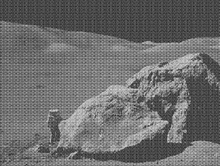
%> input picture ippr lab/notch.tif, 220 x 166 px, shrunk from 630 x 474 before the run
$ octave notch.m   (GNU Octave 9; MATLAB toolbox functions it lacks are replaced by stand-ins)
%> lines starting %> are read from the running program, lines starting %| are printed output that depends on the picture
im=imread('C:\Users\TANAY\Desktop\notch.tif');
%> im is the input picture: size 166x220 uint8; min 31, max 225, mean 108.1
%im=rgb2gray(im);

figure,imshow(im);

[rows,cols]=size(im);
%> rows = 166; cols = 220
for i=1:rows
    for j=1:cols
        im(i,j)=im(i,j)*((-1)^(i+j));
    end
end
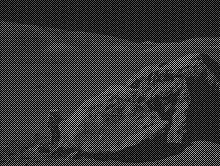
%> im: size 166x220 uint8; min 0, max 225, mean 54.1
im3=fft2(im);
figure,imshow(im3);
%> after `imshow(im3)`:
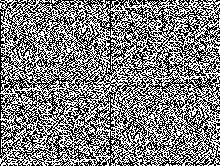
%> displayed picture: size 166x220, on the screen's scale of 0 to 255; min 0, max 255, mean 127.1

c=8;
in=c.*log(1.+im3);
figure,imshow(uint8(in));
%> (this line was passed over: imshow is not available in this run)

for i=1:rows
    for j=1:cols
        new(i,j)=double(im3(i,j));
    end
end

x=real(in(rows/2,cols/2))+imag(in(rows/2,cols/2));
%> x = 95.91
disp(x);
%| 95.910
W=10;
n=2;            %order

for i=1:rows
    for j=1:cols
        if i>rows/2-20 && i<rows/2+20 && j>cols/2-20 && j<cols/2+20
            continue;
        end
        if in(i,j) > x
            for l= i-W/2 : i+W/2
                for m= j-W/2 : j+W/2
                    if l>0 && l<rows && m>0 && m<cols
                        new(l,m)=im3(l,m)*(1/(1+power(im3(l,m)*W/(im3(l,m)*im3(l,m)-x*x),2*n)));
                        %new(l,m)=0;
                    end
                end
            end
        end
    end
end

%> (the run ends here)

$ run again, with ippr lab/distortion.tif copied over ippr lab/notch.tif
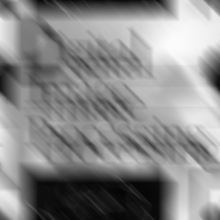
%> input picture ippr lab/distortion.tif, 220 x 220 px, shrunk from 688 x 688 before the run
%> im is the input picture: size 220x220 uint8; min 5, max 251, mean 137.8
%> after the loop `for i=1:rows`:
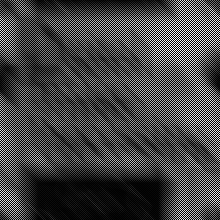
%> im: size 220x220 uint8; min 0, max 251, mean 68.9
%> `imshow(im3)`:
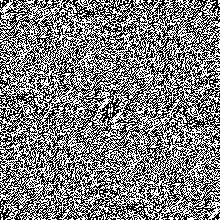
%> displayed picture: size 220x220, on the screen's scale of 0 to 255; min 0, max 255, mean 125.7
%> x = 96.7
%| 96.701

$ run again, with ippr lab/a.jpg saved as ippr lab/notch.tif
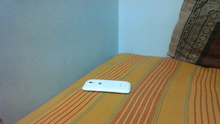
%> input picture ippr lab/a.jpg, 220 x 124 px, shrunk from 1280 x 720 before the run
%> im is the input picture: size 124x220x3 uint8; mean R, G, B 127.3, 131, 117.4
%> after the loop `for i=1:rows`:
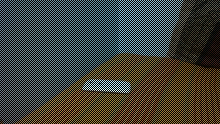
%> im: size 124x220x3 uint8; mean R, G, B 63.7, 65.5, 58.7
%> `imshow(im3)`:
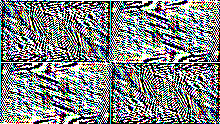
%> displayed picture: size 124x220x3, on the screen's scale of 0 to 255; mean R, G, B 127.8, 133.2, 132.4
%> x = 82.61
%| 82.614
